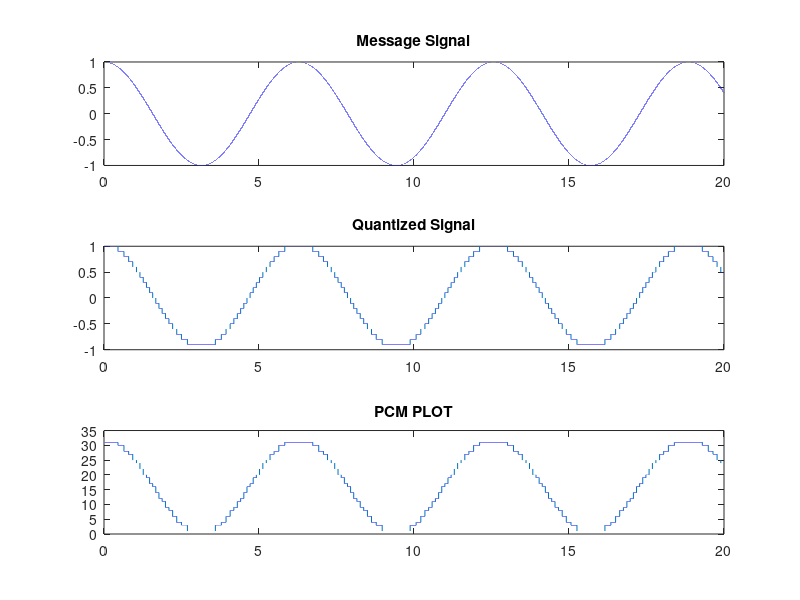

Here is the MATLAB script that generated this plot:
clc;
close all; 
clear all;
t = 0:0.0001:20; %sampling at niquist 
c=input ('Enter Bit Depth of PCM Coding:');
part = -1:0.1:1;	%A quantization partition defines several contiguous, nonoverlapping ranges of values within the set of real numbers.
codebook = -1:0.1:1.1; %A codebook tells the quantizer which common value to assign to inputs that fall into each range of the partition.
msg = cos(t);
[index,quants] = quantiz(msg,part,codebook); %returns a vector that tells which interval each input is in subplot(3,1,1);
subplot(3,1,1);
plot(t,msg);
title('Message Signal');
subplot(3,1,2); 
plot(t,quants);
title('Quantized Signal'); 
y = uencode(quants,c);
ybin=dec2bin(y,c); %converting it to final binary form to make it transmit ready
subplot(3,1,3);
plot(t,y);
title('PCM PLOT');
